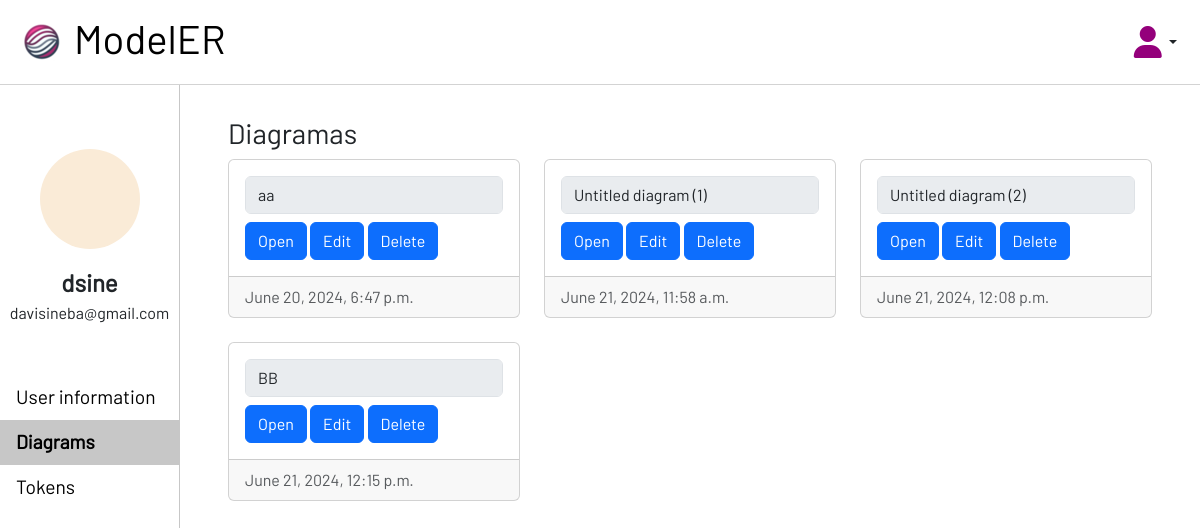
Before: /modeler/profile/diagrams (signed in) with the older database file.
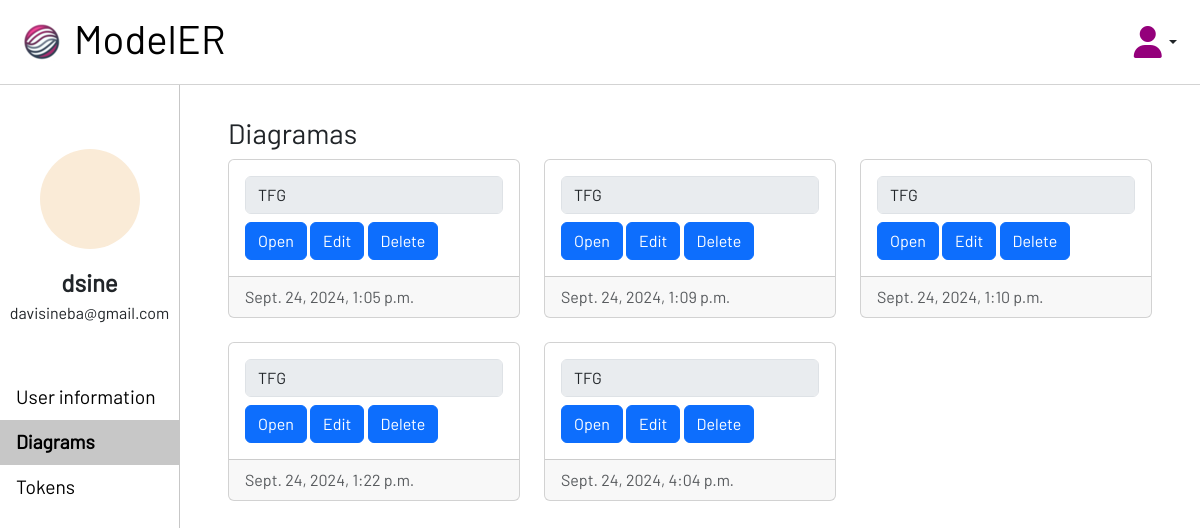
After: the same page with the newer database file.
### users/models.py (models this page shows)
class User(AbstractUser):
    objects = CustomUserManager()

### modeler/models.py (models this page shows)
class Diagram(models.Model):
    user = models.ForeignKey(User, on_delete=models.CASCADE)
    title = models.CharField(verbose_name='name of the diagram', max_length=64, blank=True)
    elements = models.TextField(verbose_name='Data model elements', null=True)
    created_on = models.DateTimeField(verbose_name='date when the chat was created', auto_now_add=True, editable=False)
    last_modified = models.DateTimeField(verbose_name='last time the diagram was accessed', auto_now=True)
    def __str__(self) -> str:
        return self.title

### modeler/views.py (the view)
# urls.py: path('profile/diagrams', views.ProfileDiagramsView.as_view(), name='profile_diagrams'),
class ProfileDiagramsView(LoginRequiredMixin, TemplateView):
    template_name = 'modeler/profile/diagrams.html'
    def get(self, request, *args, **kwargs):
        active = {
            'general': '',
            'settings': '',
            'diagrams': 'active',
            'tokens': ''
        }
        diagrams = Diagram.objects.filter(user=request.user)
        return render(request, self.template_name, {'active': active, 'diagramset': diagrams})

### modeler/converters.py (called while the page is built)
    def to_url(self, value):
        return value

    def to_url(self, value):
        return value.pk

### modeler/templates/modeler/profile/diagrams.html (shortened to what this page needs)
{% extends 'modeler/profile/index.html' %}
{% load static %}
{% block profile %}
    <div id="diagrams" class="profile-tab-content tab-content">
        <h3>Diagramas</h3>
        <div class="row row-cols-1 row-cols-sm-2 row-cols-md-3 row-cols-xxl-6 g-4">
            {% for diagram in diagramset %}
            <div class="col">
                <div class="card">
                    <div class="card-body">
                        <form action="{% url 'modeler:diagram' diagram %}" method="post">
                            <input type="text" name="title" value="{{diagram}}" class="card-title form-control" data-diagram-title="{{diagram.pk}}" disabled/>
                        </form>
                        <a href="{% url 'modeler:model' 'llama2' diagram %}" class="btn btn-primary">Open</a>
                        <button class="btn btn-primary edit" data-diagram-btn="{{diagram.pk}}">Edit</button>
                        <button class="btn btn-primary edit" data-diagram-btn="{{diagram.pk}}">Delete</button>
                    </div>
                    <div class="card-footer text-body-secondary">
                    {{ diagram.last_modified }}
                    </div>
                </div>
                </div>
            {% endfor %}
        </div>
    </div>
{% endblock %}

### modeler/templates/modeler/profile/index.html
{% extends 'modeler/master.html' %}
{% load static %}
{% block head %}
    <link rel="stylesheet" href="{% static 'modeler/profile.css' %}">
{% endblock %}
{% block content %}
    <div class="grid profile-grid">
        <div class="flex flex-column" id="profile-left">
            <div class="flex flex-column acenter" id="user-main">
                <div class="user-avatar" style="background-color: antiquewhite;"></div>
                <div class="spacer-16"></div>
                <span class="bold" id="user-name">{{user}}</span>
                <span>{{user.email}}</span>
            </div>
            <div class="profile-tabs">
                <a href="{% url 'modeler:profile_settings' %}" class="profile-tab tab {{active.settings}}">User information</a>
                <a href="{% url 'modeler:profile_diagrams' %}" class="profile-tab tab {{active.diagrams}}">Diagrams</a>
                <a href="{% url 'modeler:profile_tokens' %}" class="profile-tab tab {{active.tokens}}">Tokens</a>
            </div>
        </div>
        {% block profile %}{% endblock %}
{% endblock %}

### modeler/templates/modeler/master.html (shortened to what this page needs)
{% load static %}
<!DOCTYPE html>
<html lang="en">
<head>
    <link rel="stylesheet" href="{% static 'modeler/stylesheet.css' %}">
    <link href="https://cdn.jsdelivr.net/npm/bootstrap@5.3.3/dist/css/bootstrap.min.css" rel="stylesheet">
    {% block head %}
    {% endblock %}
</head>
<body>
    <div class="wrapper">
        <nav class="header">
            <div class="nav-container">
                <a href="{% url 'modeler:index' %}" class="flex logo-link">
                    <img src="{% static 'modeler/images/logo.png' %}" alt="logo">
                    <div class="flex flex-center">
                        <h1 id="logo-txt">ModelER</h1>
                    </div>
                </a>
                <div class="flex">
                    <div class="btn-group">
                        <button class="btn dropdown-toggle float-end profile-btn" type="button" data-bs-toggle="dropdown" aria-expanded="false">
                        {% if user.is_authenticated %}
                            <i id="profile-icon" class="fa-solid fa-user fa-2xl"></i>
                        {% else %}
                            <i id="profile-icon" class="fa-regular fa-user fa-2xl"></i>
                        {% endif %}
                        </button>
                    </div>
                </div>
            </div>
        </nav>
        <main>
            {% block content %}
            {% endblock %}
        </main>
    </div>
</body>
</html>

### modeler/static/modeler/stylesheet.css (style rules this page uses)
* { margin: 0; box-sizing: border-box; font-family: Barlow; }
html { height: 100%; }
body { height: 100%; }
main { flex: 1; }
.wrapper { display: flex; flex-direction: column; width: 100%; height: 100%; }
.bold { font-weight: bold; }
.flex { display: flex; }
.flex-column { flex-direction: column; }
.flex-center { align-items: center; justify-content: center; }
.acenter { align-items: center; }
.logo-link { text-decoration: none; }
#logo-txt { color: rgb(0, 0, 0); float: right; }
.btn { background-color: #94007b; color: white; font-family: Barlow-Bold; border: none; text-align: center; text-decoration: none; cursor: pointer; border-radius: 4px; transition: 0.2s; }
.profile-btn { border-color: transparent !important; }
#profile-icon { color: #94007b; }
.nav-container { background-color: #ffffff; padding: 10px; display: flex; align-items: center; justify-content: space-between; border-bottom: lightgray solid 1px; }
.spacer-16 { height: 16px; width: 16px; background-color: rgba(0, 0, 0, 0); flex: none; }
.grid { display: grid; height: 100%; max-width: 100vw; }

### modeler/static/modeler/profile.css (style rules this page uses)
:root { --gris: rgb(199, 199, 199); }
.profile-grid { grid-template-columns: 15% 85%; }
#profile-left { border-right: solid var(--gris) 1px; }
#user-main { margin-top: 64px; }
.user-avatar { width: 100px; height: 100px; border-radius: 50%; }
#user-name { font-size: x-large; }
.profile-tabs { margin-top: 50px; padding: 0; list-style-type: none; }
.profile-tab.active { background-color: var(--gris); font-weight: bold; }
.profile-tab { display: block; padding: 8px 16px; color: black; font-size: larger; text-decoration: none; border: none; cursor: pointer; width: 100%; text-align: left; }
.profile-tab-content { padding: 32px 48px; width: 100%; }

Changed rows visible on the page:
removed Diagram: title "aa", last_modified "June 20, 2024, 6:47 p.m."
removed Diagram: title "Untitled diagram (1)", last_modified "June 21, 2024, 11:58 a.m."
removed Diagram: title "Untitled diagram (2)", last_modified "June 21, 2024, 12:08 p.m."
removed Diagram: title "BB", last_modified "June 21, 2024, 12:15 p.m."
added Diagram: title "TFG", last_modified "Sept. 24, 2024, 1:05 p.m."
added Diagram: title "TFG", last_modified "Sept. 24, 2024, 1:09 p.m."
added Diagram: title "TFG", last_modified "Sept. 24, 2024, 1:10 p.m."
added Diagram: title "TFG", last_modified "Sept. 24, 2024, 1:22 p.m."
added Diagram: title "TFG", last_modified "Sept. 24, 2024, 4:04 p.m."
